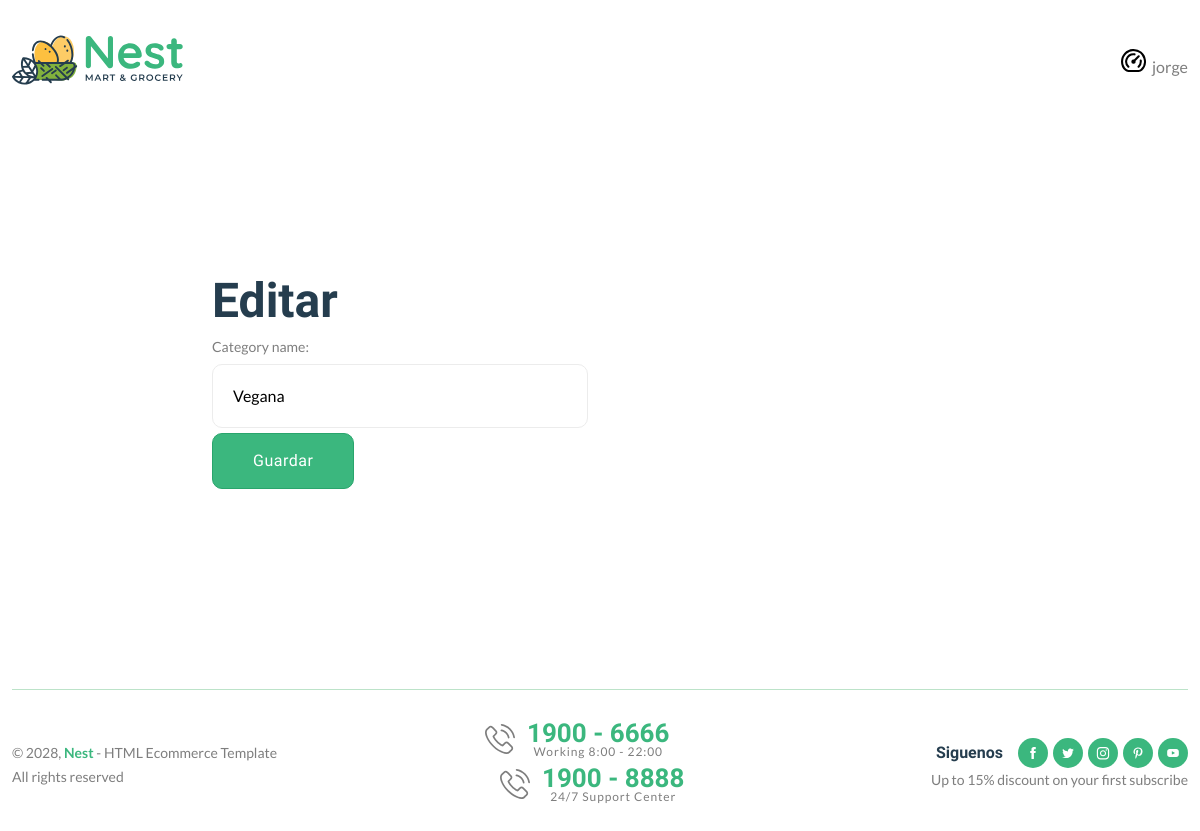
The page /dashboard/categories/edit/1/ (signed in) on the database as committed earlier.
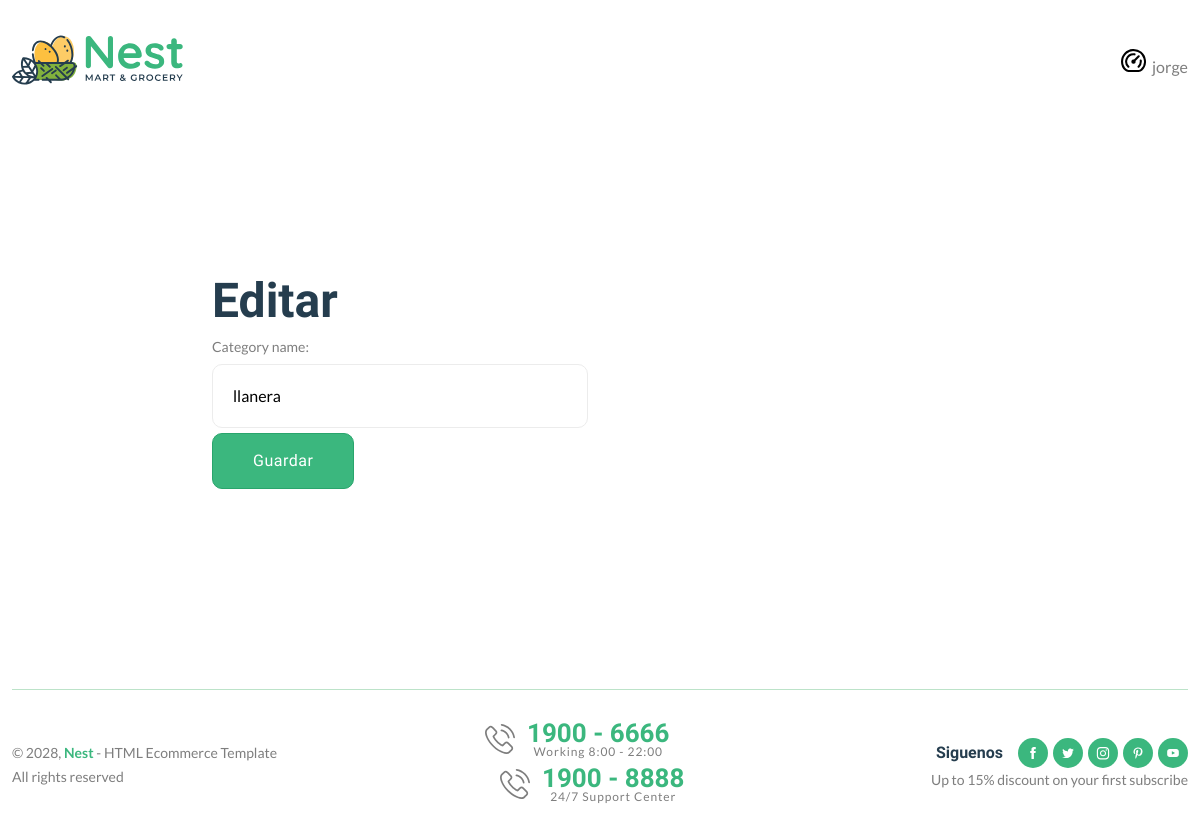
The same page on the database as committed later.
### blogs/models.py (models this page shows, shortened)
class Categorias(models.Model):
    category_name = models.CharField(max_length=50, unique=True)
    created_at = models.DateTimeField(auto_now_add=True)
    update_at = models.DateTimeField(auto_now_add=True)
    class Meta:
        verbose_name_plural = 'categories'

### dashboards/views.py (the view)
# urls.py: path('categories/edit/<int:pk>/', views.edit_category, name='edit_category'),
@login_required
def edit_category(request, pk):
    category = get_object_or_404(Categorias, pk=pk)
    if request.method=='POST':
        form = CategoryForm(request.POST, instance=category)
        if form.is_valid():
            form.save()
            return redirect('categories')
    form = CategoryForm(instance=category)
    context = {
        'form': form,
        'category': category,
    }
    return render(request, 'dashboard/edit_Category.html', context)

### dashboards/forms.py
class CategoryForm(forms.ModelForm):
    class Meta:
        model = Categorias
        fields = '__all__'

### blogs/context_processor.py (called while the page is built)
def get_categories(request):
    categories = Categorias.objects.all()
    return dict(categories=categories)

### templates/dashboard/edit_category.html (shortened to what this page needs)
{% extends 'base.html' %}
{% load static %}
{% block content %}
<main class="main">
    <div class="page-content pt-150 pb-150">
        <div class="container">
            <div class="row">
                <div class="col-xl-8 col-lg-10 col-md-12 m-auto">
                    <div class="row">
                        <div class="col-lg-6 col-md-8">
                            <div class="login_wrap widget-taber-content background-white">
                                <div class="padding_eight_all bg-white">
                                    <div class="heading_s1">
                                        <h1 class="mb-5">Editar</h1>
                                    </div>
                                    <form action="{% url 'edit_category' category.id %}" method="post">
                                        {{ form }}
                                        <div class="login_footer form-group mb-50">
                                            <button type="submit" class="btn btn-fill-out btn-block hover-up font-weight-bold" name="Register">Guardar</button>
                                        </div>
                                    </form>
                                </div>
                            </div>
                        </div>
                    </div>
                </div>
            </div>
        </div>
    </div>
</main>
{% endblock %}

Rows that differ between the two databases and show on the page:
changed Categorias: category_name "Vegana" → "llanera"
